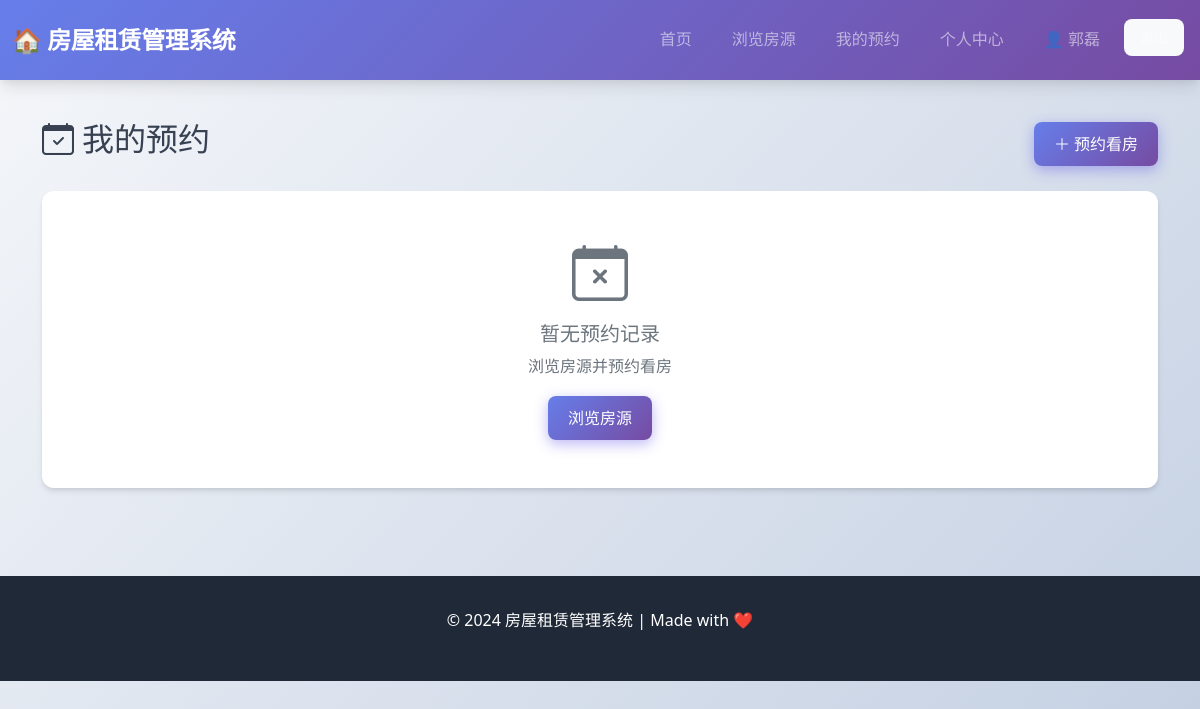
Before: /tenant/appointments (signed in) with the older database file.
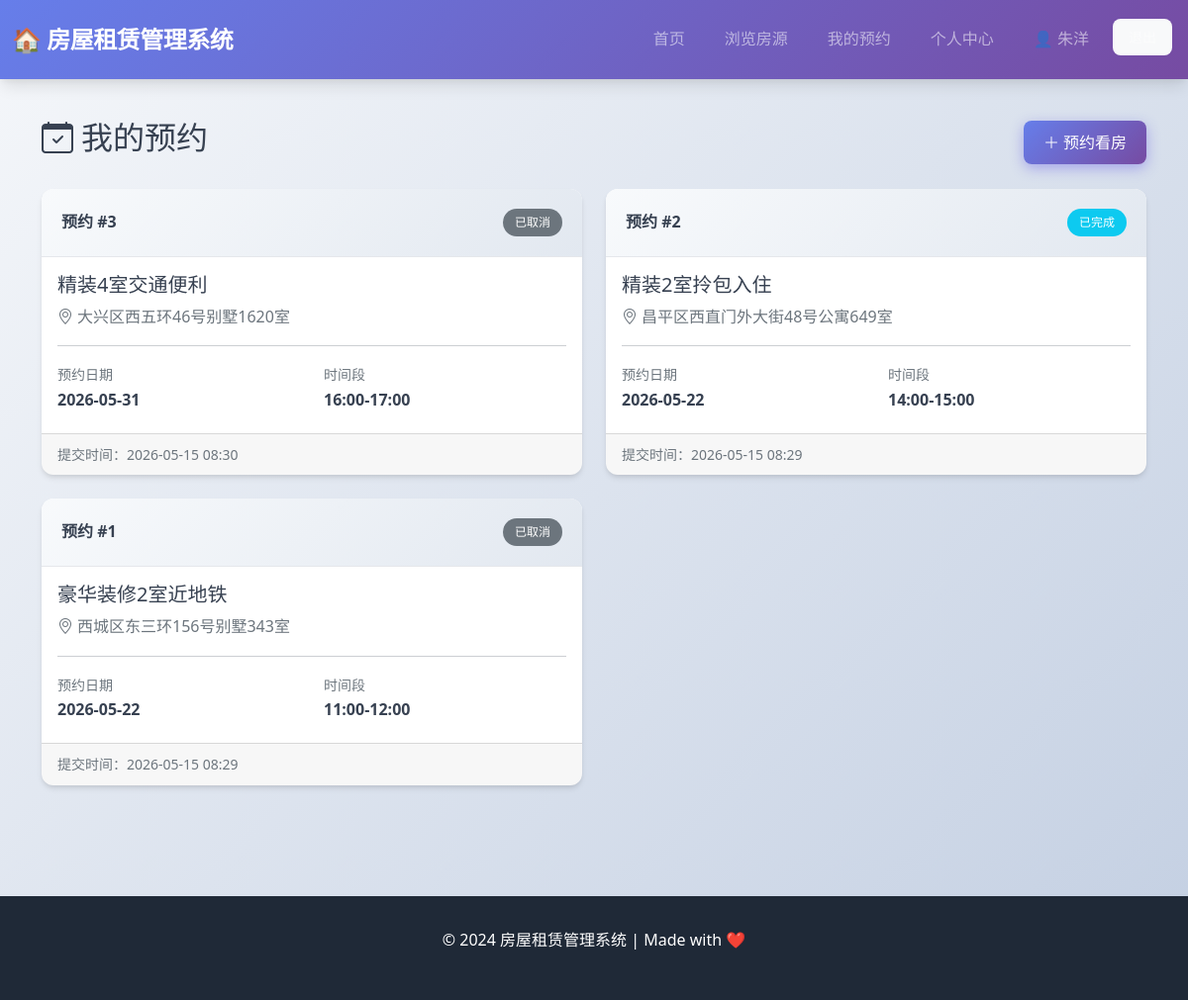
After: the same page with the newer database file.
### app.py (models this page shows, shortened)
class Appointment(db.Model):
    __tablename__ = 'appointments'
    id = db.Column(db.Integer, primary_key=True)
    tenant_id = db.Column(db.Integer, db.ForeignKey('tenants.id'), nullable=False)
    house_id = db.Column(db.Integer, db.ForeignKey('houses.id'), nullable=False)
    appointment_date = db.Column(db.Date, nullable=False)  # 预约日期
    appointment_time = db.Column(db.String(20), nullable=False)  # 预约时间段
    status = db.Column(db.String(20), default='pending')  # pending, confirmed, cancelled, completed
    remark = db.Column(db.Text)  # 备注
    created_at = db.Column(db.DateTime, default=db.func.now())
    updated_at = db.Column(db.DateTime, default=db.func.now(), onupdate=db.func.now())
    tenant = db.relationship('Tenant', backref=db.backref('appointments', lazy=True))
    house = db.relationship('House', backref=db.backref('appointments', lazy=True))

class House(db.Model):
    __tablename__ = 'houses'
    id = db.Column(db.Integer, primary_key=True)
    title = db.Column(db.String(100), nullable=False)  # 标题
    address = db.Column(db.String(200), nullable=False)  # 地址
    area = db.Column(db.Float)  # 面积（平方米）
    price = db.Column(db.Float, nullable=False)  # 月租价格
    room_count = db.Column(db.Integer)  # 房间数
    hall_count = db.Column(db.Integer)  # 客厅数
    toilet_count = db.Column(db.Integer)  # 卫生间数
    floor = db.Column(db.String(50))  # 楼层
    orientation = db.Column(db.String(20))  # 朝向
    description = db.Column(db.Text)  # 详细描述
    status = db.Column(db.String(20), default='available')  # available, rented, unavailable
    image = db.Column(db.String(200))  # 图片路径
    owner_name = db.Column(db.String(50))  # 房东姓名
    owner_phone = db.Column(db.String(20))  # 房东电话
    created_at = db.Column(db.DateTime, default=db.func.now())

### app.py (the view)
@app.route('/tenant/appointments')
@tenant_required
def tenant_appointments():
    tenant_id = session.get('tenant_id')
    appointments = Appointment.query.filter_by(tenant_id=tenant_id).order_by(Appointment.created_at.desc()).all()
    return render_template('tenant_appointments.html', appointments=appointments)

### app.py (called while the page is built)
def tenant_required(f):
    @wraps(f)
    def decorated_function(*args, **kwargs):
        if 'tenant_id' not in session:
            flash('请先登录', 'warning')
            return redirect(url_for('tenant_login'))
        return f(*args, **kwargs)
    return decorated_function

### templates/tenant_appointments.html (shortened to what this page needs)
{% extends "base.html" %}
{% block content %}
<div class="container py-4">
    <div class="d-flex justify-content-between align-items-center mb-4">
        <h2><i class="bi bi-calendar-check me-2"></i>我的预约</h2>
        <a href="{{ url_for('houses') }}" class="btn btn-primary">
            <i class="bi bi-plus-lg me-1"></i>预约看房
        </a>
    </div>
    <div class="row">
        {% for appointment in appointments %}
        <div class="col-md-6 mb-4">
            <div class="card h-100">
                <div class="card-header d-flex justify-content-between align-items-center">
                    <span>预约 #{{ appointment.id }}</span>
                    {% if appointment.status == 'pending' %}
                    <span class="badge bg-warning">待确认</span>
                    {% elif appointment.status == 'confirmed' %}
                    <span class="badge bg-success">已确认</span>
                    {% elif appointment.status == 'cancelled' %}
                    <span class="badge bg-secondary">已取消</span>
                    {% elif appointment.status == 'completed' %}
                    <span class="badge bg-info">已完成</span>
                    {% endif %}
                </div>
                <div class="card-body">
                    <h5 class="card-title">{{ appointment.house.title }}</h5>
                    <p class="card-text text-muted">
                        <i class="bi bi-geo-alt me-1"></i>{{ appointment.house.address }}
                    </p>
                    <hr>
                    <div class="row">
                        <div class="col-6">
                            <small class="text-muted">预约日期</small>
                            <p class="mb-1"><strong>{{ appointment.appointment_date }}</strong></p>
                        </div>
                        <div class="col-6">
                            <small class="text-muted">时间段</small>
                            <p class="mb-1"><strong>{{ appointment.appointment_time }}</strong></p>
                        </div>
                    </div>
                </div>
                <div class="card-footer">
                    <small class="text-muted">提交时间：{{ appointment.created_at.strftime('%Y-%m-%d %H:%M') }}</small>
                </div>
            </div>
        </div>
        {% else %}
        <div class="col-12">
            <div class="card">
                <div class="card-body text-center py-5">
                    <i class="bi bi-calendar-x display-4 text-muted"></i>
                    <h5 class="mt-3 text-muted">暂无预约记录</h5>
                    <p class="text-muted">浏览房源并预约看房</p>
                    <a href="{{ url_for('houses') }}" class="btn btn-primary">浏览房源</a>
                </div>
            </div>
        </div>
        {% endfor %}
    </div>
</div>
{% endblock %}

Changed rows visible on the page:
added Appointment: id "3", status "已取消", house "精装4室交通便利", house.address "大兴区西五环46号别墅1620室", appointment_date "2026-05-31", appointment_time "16:00-17:00", created_at "2026-05-15 08:30"
added Appointment: id "2", status "已完成", house "精装2室拎包入住", house.address "昌平区西直门外大街48号公寓649室", appointment_date "2026-05-22", appointment_time "14:00-15:00", created_at "2026-05-15 08:29"
added Appointment: id "1", status "已取消", house "豪华装修2室近地铁", house.address "西城区东三环156号别墅343室", appointment_date "2026-05-22", appointment_time "11:00-12:00", created_at "2026-05-15 08:29"
Other visible differences:
{{ session.tenant_name }}: "郭磊" → "朱洋"
text no longer shown: "暂无预约记录 浏览房源并预约看房 浏览房源"
